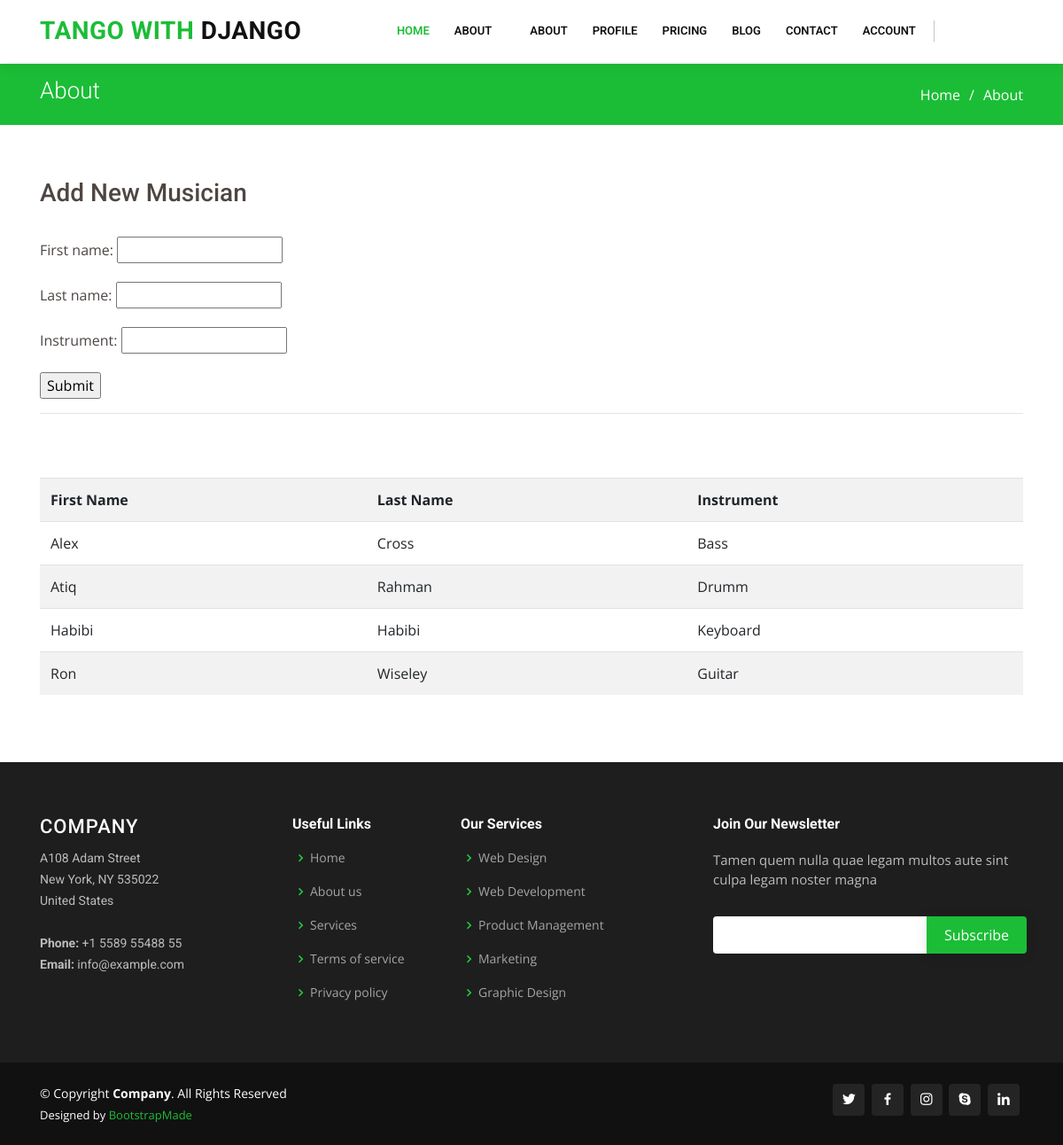
The page /about/ on the database its author committed.
### index/models.py (models this page shows, shortened)
class Musician(models.Model):
    first_name = models.CharField(max_length=50)
    last_name = models.CharField(max_length=50)
    instrument = models.CharField(max_length=100)

### index/views.py (the view)
# urls.py: path('about/', views.aboutus, name='about'),
def aboutus(request):
    musician_list = Musician.objects.order_by('first_name')
    musician_table_data = {
        'musician' : musician_list,
        'heading' : 'This is a list of Musicians'
    }
    new_form = forms.MusicianForm()
    if request.method == 'POST':
        new_form = forms.MusicianForm(request.POST)
        if new_form.is_valid():
            new_form.save(commit=True)
    context = {
        'musician_table_data' : musician_table_data,
        'test_form' : new_form,
        'heading1' : 'Add New Musician'
    }
    return render(request, 'about.html', context)

### index/forms.py
class MusicianForm(forms.ModelForm):
    class Meta:
        model = models.Musician
        fields = "__all__"

### templates/about.html (shortened to what this page needs)
{% extends 'layouts.html' %}
{% block content %}
    <section id="breadcrumbs" class="breadcrumbs">
      <div class="container">
        <div class="d-flex justify-content-between align-items-center">
          <h2>About</h2>
          <ol>
            <li><a href="index.html">Home</a></li>
            <li>About</li>
          </ol>
        </div>
      </div>
    </section>
    <section id="contact" class="contact">
      <div class="container">
      <h3>{{heading1}}</h3>
      <br>
        <form action="" method="POST">
          {{test_form.as_p}}
          <input type="submit" name="submit" value="Submit">
        </form>
        <hr>
        <br>
        <h3>{{heading}}</h3><br>
        <table class="table table-striped table-borderd">
          <tr>
            <th>First Name</th>
            <th>Last Name</th>
            <th>Instrument</th>
          </tr>
          {% for row in musician_table_data.musician %}
            <tr>
              <td>{{row.first_name}}</td>
              <td>{{row.last_name}}</td>
              <td>{{row.instrument}}</td>
            </tr>
          {% endfor %}
        </table>
      </div>
    </section>
{% endblock  %}

### templates/layouts.html (shortened to what this page needs)
{% load static %}
<!DOCTYPE html>
<html lang="en">
<head>
  <link href="{% static 'vendor/bootstrap/css/bootstrap.min.css' %}" rel="stylesheet">
  <link href="{% static 'vendor/icofont/icofont.min.css' %}"   rel="stylesheet">
  <link href="{% static 'vendor/boxicons/css/boxicons.min.css' %}"   rel="stylesheet">
  <link href="{% static 'vendor/animate.css/animate.min.css' %}"  rel="stylesheet">
  <link href="{% static 'vendor/venobox/venobox.css' %}" rel="stylesheet">
  <link href="{% static 'vendor/owl.carousel/assets/owl.carousel.min.css' %}" rel="stylesheet">
  <link href="{% static 'vendor/aos/aos.css' %}" rel="stylesheet">
  <link href="{% static 'vendor/remixicon/remixicon.css' %}" rel="stylesheet">
  <link href="{% static 'css/style.css' %}" rel="stylesheet">
</head>
<body>
  <header id="header" class="fixed-top">
    <div class="container d-flex align-items-center">
      <h1 class="logo mr-auto"><a href="{% url 'home' %}"><span>Tango With</span> Django</a></h1>
      <nav class="nav-menu d-none d-lg-block">
        <ul>
          <li class="active"><a href="{% url 'home' %}">Home</a></li>
          <li class="drop-down"><a href="">About</a>
          </li>
          <li><a href="{% url 'about' %}">About</a></li>
          <li><a href="{% url 'profile' %}">Profile</a></li>
          <li><a href="pricing.html">Pricing</a></li>
          <li><a href="blog.html">Blog</a></li>
          <li><a href="{% url 'contact' %}">Contact</a></li>
          {% if user.is_authenticated %}
            <li><a href="{% url 'profile' %}">My Profile</a></li>
          {% else %}
            <li><a href="{% url 'login' %}">Account</a></li>
          {% endif %}
        </ul>
      </nav>
      <div class="header-social-links">
        <a href="#" class="twitter"><i class="icofont-twitter"></i></a>
        <a href="#" class="facebook"><i class="icofont-facebook"></i></a>
        <a href="#" class="instagram"><i class="icofont-instagram"></i></a>
        <a href="#" class="linkedin"><i class="icofont-linkedin"></i></i></a>
      </div>
    </div>
  </header>
  <main id="main">
    {% block content %}
    {% endblock content %}
  </main>
  <footer id="footer">
    <div class="footer-top">
      <div class="container">
        <div class="row">
          <div class="col-lg-3 col-md-6 footer-contact">
            <h3>Company</h3>
            <p>
              A108 Adam Street <br>
              New York, NY 535022<br>
              United States <br><br>
              <strong>Phone:</strong> +1 5589 55488 55<br>
              <strong>Email:</strong> info@example.com<br>
            </p>
          </div>
          <div class="col-lg-2 col-md-6 footer-links">
            <h4>Useful Links</h4>
            <ul>
              <li><i class="bx bx-chevron-right"></i> <a href="#">Home</a></li>
              <li><i class="bx bx-chevron-right"></i> <a href="#">About us</a></li>
              <li><i class="bx bx-chevron-right"></i> <a href="#">Services</a></li>
              <li><i class="bx bx-chevron-right"></i> <a href="#">Terms of service</a></li>
              <li><i class="bx bx-chevron-right"></i> <a href="#">Privacy policy</a></li>
            </ul>
          </div>
          <div class="col-lg-3 col-md-6 footer-links">
            <h4>Our Services</h4>
            <ul>
              <li><i class="bx bx-chevron-right"></i> <a href="#">Web Design</a></li>
              <li><i class="bx bx-chevron-right"></i> <a href="#">Web Development</a></li>
              <li><i class="bx bx-chevron-right"></i> <a href="#">Product Management</a></li>
              <li><i class="bx bx-chevron-right"></i> <a href="#">Marketing</a></li>
              <li><i class="bx bx-chevron-right"></i> <a href="#">Graphic Design</a></li>
            </ul>
          </div>
          <div class="col-lg-4 col-md-6 footer-newsletter">
            <h4>Join Our Newsletter</h4>
            <p>Tamen quem nulla quae legam multos aute sint culpa legam noster magna</p>
            <form action="" method="post">
              <input type="email" name="email"><input type="submit" value="Subscribe">
            </form>
          </div>
        </div>
      </div>
    </div>
    <div class="container d-md-flex py-4">
      <div class="mr-md-auto text-center text-md-left">
        <div class="copyright">
          &copy; Copyright <strong><span>Company</span></strong>. All Rights Reserved
        </div>
        <div class="credits">
          Designed by <a href="https://bootstrapmade.com/">BootstrapMade</a>
        </div>
      </div>
      <div class="social-links text-center text-md-right pt-3 pt-md-0">
        <a href="#" class="twitter"><i class="bx bxl-twitter"></i></a>
        <a href="#" class="facebook"><i class="bx bxl-facebook"></i></a>
        <a href="#" class="instagram"><i class="bx bxl-instagram"></i></a>
        <a href="#" class="google-plus"><i class="bx bxl-skype"></i></a>
        <a href="#" class="linkedin"><i class="bx bxl-linkedin"></i></a>
      </div>
    </div>
  </footer>
</body>
</html>

### rows shown on the page
Musician: first_name "Alex", last_name "Cross", instrument "Bass"
Musician: first_name "Atiq", last_name "Rahman", instrument "Drumm"
Musician: first_name "Habibi", last_name "Habibi", instrument "Keyboard"
Musician: first_name "Ron", last_name "Wiseley", instrument "Guitar"

### other values the page prints
{{ heading1 }} "Add New Musician"
